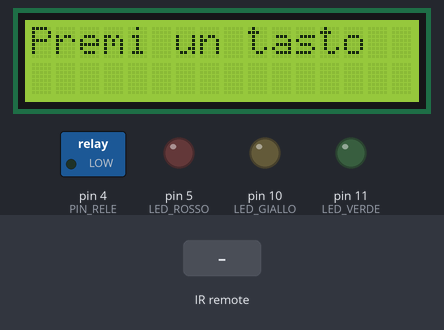
Simulated run of this sketch. Board: Arduino Nano, built with avr-gcc and run on an emulated ATmega328P. On the bench: 16×2 character LCD, switched loads named in the sketch (green lamp = pin HIGH), output pins drawn as LEDs (lit = HIGH). The inputs (shaded band) are chosen by the test bench.

Above: at 1.2 s.
1.3 s: infrared code 0xC received
At 3.5 s:
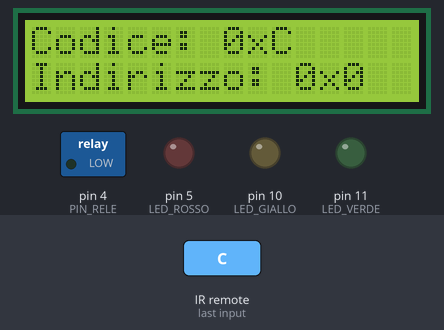
3.8 s: infrared code 0x18 received
At 5.6 s:
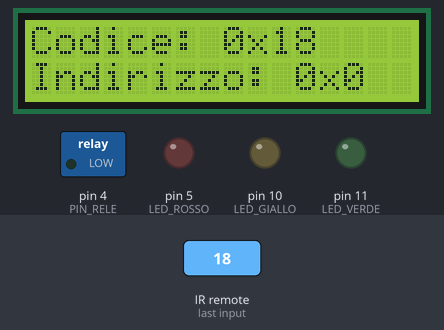
6.3 s: infrared code 0x5E received
At 8.5 s:
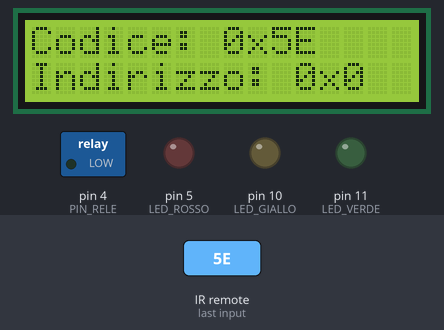
8.8 s: infrared code 0x8 received
At 9.6 s:
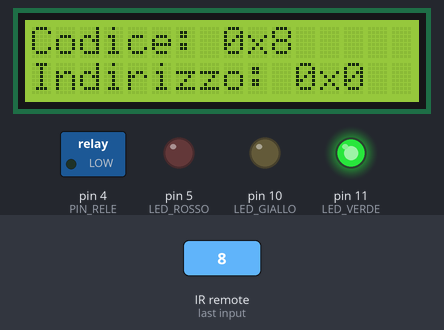
Timing chart, 0 to 11.8 s (numbered marks = the images above; inputs shaded):
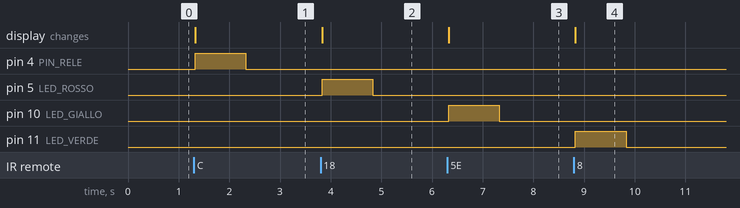

Measured:
- after the input at 1.3 s, pin 4 (PIN_RELE): LOW → HIGH at once, → LOW 1.0 s later; the display: changes at once (image 1)
- after the input at 3.8 s, pin 5 (LED_ROSSO): LOW → HIGH at once, → LOW 1.0 s later; the display: changes at once (image 2)
- after the input at 6.3 s, pin 10 (LED_GIALLO): LOW → HIGH at once, → LOW 1.0 s later; the display: changes at once (image 3)
- after the input at 8.8 s, pin 11 (LED_VERDE): LOW → HIGH at once, → LOW 1.0 s later; the display: changes at once (image 4)

The sketch:

P03_telecomando_led_rele.ino
```cpp
// Demo 3 - Ricevitore IR (pin 2) -> codice del tasto premuto sul display LCD I2C
//          + il tasto con codice 0xC attiva il rele (pin 4) per 1 secondo
//          + i codici 0x18, 0x5E, 0x8 accendono per 1 secondo i LED su D5, D10, D11
// Kit Elecrow All-in-one Starter Kit per Arduino Nano R4
// Librerie richieste: IRremote (v4.x) e LiquidCrystal_I2C (versioni incluse nel repository del kit)

#include <Wire.h>
#include <IRremote.hpp>
#include <LiquidCrystal_I2C.h>

#define PIN_IR     2
#define PIN_RELE   4
#define CODICE_RELE 0xC   // codice del tasto che attiva il rele

#define LED_ROSSO   5
#define LED_GIALLO  10
#define LED_VERDE   11

// LCD 16x2 con adattatore I2C PCF8574 (stessa configurazione della lezione 11_LCD)
LiquidCrystal_I2C lcd(PCF8574_ADDR_A21_A11_A01, 4, 5, 6, 16, 11, 12, 13, 14, POSITIVE);

void setup() {
  pinMode(PIN_RELE, OUTPUT);
  digitalWrite(PIN_RELE, LOW);
  pinMode(LED_ROSSO, OUTPUT);
  pinMode(LED_GIALLO, OUTPUT);
  pinMode(LED_VERDE, OUTPUT);
  IrReceiver.begin(PIN_IR);

  lcd.begin(16, 2, LCD_5x8DOTS);
  lcd.backlight();
  lcd.clear();
  lcd.print("Premi un tasto");
}

void loop() {
  if (IrReceiver.decode()) {
    // Ignora i messaggi di "tasto tenuto premuto" e i segnali non riconosciuti
    if (!(IrReceiver.decodedIRData.flags & IRDATA_FLAGS_IS_REPEAT) &&
        IrReceiver.decodedIRData.protocol != UNKNOWN) {

      lcd.clear();
      lcd.print("Codice: 0x");
      lcd.print(IrReceiver.decodedIRData.command, HEX);   // codice del tasto

      lcd.setCursor(0, 1);
      lcd.print("Indirizzo: 0x");
      lcd.print(IrReceiver.decodedIRData.address, HEX);

      // Esegui l'azione associata al codice ricevuto (1 secondo)
      switch (IrReceiver.decodedIRData.command) {
        case CODICE_RELE:
          digitalWrite(PIN_RELE, HIGH);
          delay(1000);
          digitalWrite(PIN_RELE, LOW);
          break;
        case 0x18:
          digitalWrite(LED_ROSSO, HIGH);
          delay(1000);
          digitalWrite(LED_ROSSO, LOW);
          break;
        case 0x5E:
          digitalWrite(LED_GIALLO, HIGH);
          delay(1000);
          digitalWrite(LED_GIALLO, LOW);
          break;
        case 0x8:
          digitalWrite(LED_VERDE, HIGH);
          delay(1000);
          digitalWrite(LED_VERDE, LOW);
          break;
      }
    }
    IrReceiver.resume();   // pronto per il prossimo tasto
  }
}
```
